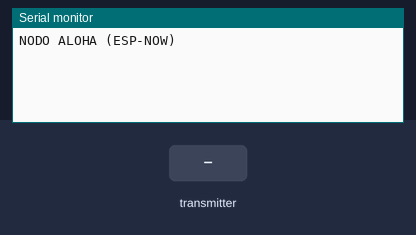
This sketch was run on a simulated ESP32. Shown: the last lines printed to the serial monitor. The test bench sets the inputs (shaded band). Random numbers use the default seed unless the sketch sets one.

Above: at 1.2 s.
1.3 s: the transmitter starts sending grupo = 0
At 1.61 s:
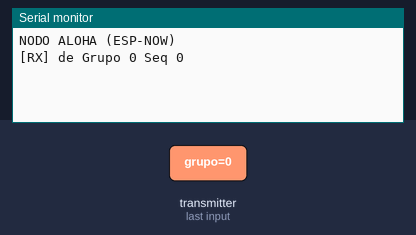
3.3 s: the transmitter starts sending secuencia = 1024
At 3.61 s:
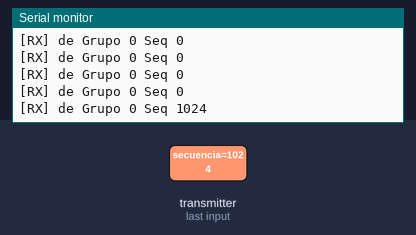
5.7 s: the transmitter starts sending grupo = 64
At 6.01 s:
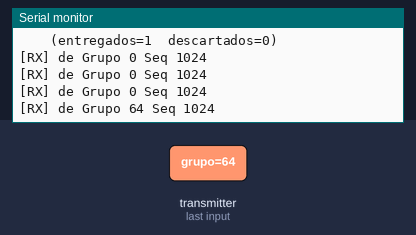
7.2 s: the transmitter starts sending secuencia = 0
At 8.01 s:
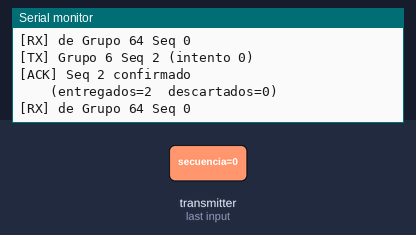

Measured:
- after the input at 1.3 s, the serial monitor: prints a new line at once (image 1)
- after the input at 3.3 s, the serial monitor: prints a new line at once (image 2)
- after the input at 5.7 s, the serial monitor: prints a new line at once (image 3)
- after the input at 7.2 s, the serial monitor: prints a new line at once (image 4)

The sketch:

aloha_espnow.ino
```cpp
#include <WiFi.h>
#include <esp_now.h>

// =====================================================================
//  NODO ALOHA sobre ESP-NOW (por MAC)
//  Modelo: TRANSMIT -> esperar ACK -> si FALLO/timeout -> BACKOFF
//          aleatorio -> reintentar (hasta MAX_REINTENTOS) -> descartar.
//  El ACK es el status del callback de envio:
//     ESP_NOW_SEND_SUCCESS = entregado (hubo ACK 802.11)
//     ESP_NOW_SEND_FAIL    = sin ACK   = colision/perdida
// =====================================================================

#define ID_GRUPO          6

#define TIMEOUT_ACK_MS    100     // espera maxima del resultado del callback
#define BACKOFF_MIN_MS    20
#define BACKOFF_BASE_MS   50      // base del backoff exponencial: 50,100,200...
#define MAX_REINTENTOS    5

typedef struct {
  uint8_t  grupo;
  uint32_t secuencia;
  uint32_t timestamp;
} Paquete;
Paquete paquete;

// CAMBIAR POR LA MAC DEL RX (todos los nodos ALOHA apuntan al mismo RX)
uint8_t receptor[] = { 0x8C, 0x94, 0xDF, 0x4C, 0xBE, 0x24 };

unsigned long proximoEnvio;

// Estadisticas para el informe
uint32_t entregados  = 0;
uint32_t descartados = 0;

// ---- Banderas callback <-> loop ----
volatile bool resultadoListo = false;
volatile esp_now_send_status_t ultimoStatus;

void OnDataSent(const wifi_tx_info_t *info, esp_now_send_status_t status) {
  ultimoStatus   = status;     // guardamos el resultado
  resultadoListo = true;       // avisamos al loop (nuestro "ACK / NACK")
}
void OnDataRecv(const esp_now_recv_info_t *info, const uint8_t *data, int len) {
  if (len != sizeof(Paquete)) return;
  Paquete r;
  memcpy(&r, data, sizeof(r));
  Serial.printf("[RX] de Grupo %d Seq %lu\n", r.grupo, r.secuencia);
}

// ---- Envio ALOHA de un dato: devuelve true si se confirmo ----
bool enviarAloha() {
  paquete.grupo     = ID_GRUPO;
  paquete.secuencia++;                 // un nuevo dato (los reintentos reusan el seq)
  uint32_t seqActual = paquete.secuencia;

  for (int intento = 0; intento <= MAX_REINTENTOS; intento++) {
    paquete.timestamp = millis();
    resultadoListo = false;

    esp_now_send(receptor, (uint8_t *)&paquete, sizeof(paquete));
    Serial.printf("[TX] Grupo %d Seq %lu (intento %d)\n", paquete.grupo, seqActual, intento);

    // Esperar el resultado del callback. delay(1) cede CPU a la tarea Wi-Fi
    // para que el callback pueda ejecutarse.
    uint32_t t0 = millis();
    while (!resultadoListo && (millis() - t0 < TIMEOUT_ACK_MS)) {
      delay(1);
    }

    if (resultadoListo && ultimoStatus == ESP_NOW_SEND_SUCCESS) {
      Serial.printf("[ACK] Seq %lu confirmado\n", seqActual);
      entregados++;
      return true;
    }

    // Sin ACK -> colision/perdida -> backoff exponencial aleatorio
    uint32_t ventana = BACKOFF_BASE_MS * (1UL << intento);   // 50,100,200,400...
    uint32_t backoff = random(BACKOFF_MIN_MS, ventana);
    Serial.printf("[COLISION] Seq %lu sin ACK, backoff %lu ms\n", seqActual, backoff);
    delay(backoff);
  }

  Serial.printf("[DESCARTADO] Seq %lu tras %d reintentos\n", seqActual, MAX_REINTENTOS);
  descartados++;
  return false;
}

void setup() {
  Serial.begin(115200);
  WiFi.mode(WIFI_STA);
  Serial.println();
  Serial.println("NODO ALOHA (ESP-NOW)");

  if (esp_now_init() != ESP_OK) {
    Serial.println("Error ESP-NOW");
    return;
  }
  esp_now_register_send_cb(OnDataSent);
  esp_now_register_recv_cb(OnDataRecv);

  esp_now_peer_info_t peerInfo = {};
  memcpy(peerInfo.peer_addr, receptor, 6);
  peerInfo.channel = 0;
  peerInfo.encrypt = false;
  if (esp_now_add_peer(&peerInfo) != ESP_OK) {
    Serial.println("Error Peer");
    return;
  }

  randomSeed(esp_random());            // semilla distinta por placa: clave en ALOHA
  proximoEnvio = millis() + random(1000, 5000);
}

void loop() {
  if (millis() >= proximoEnvio) {
    enviarAloha();
    Serial.printf("    (entregados=%lu  descartados=%lu)\n", entregados, descartados);
    proximoEnvio = millis() + random(1000, 5000);   // trafico aleatorio
  }
}
```
